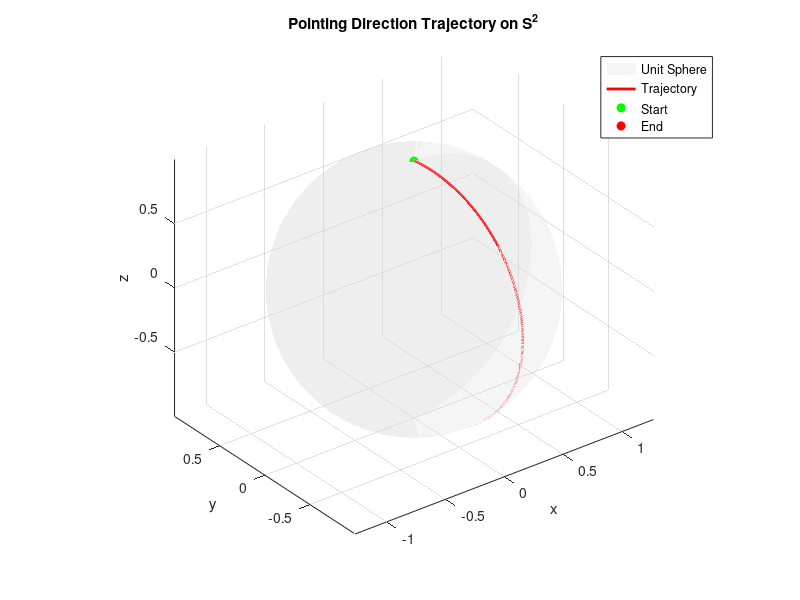
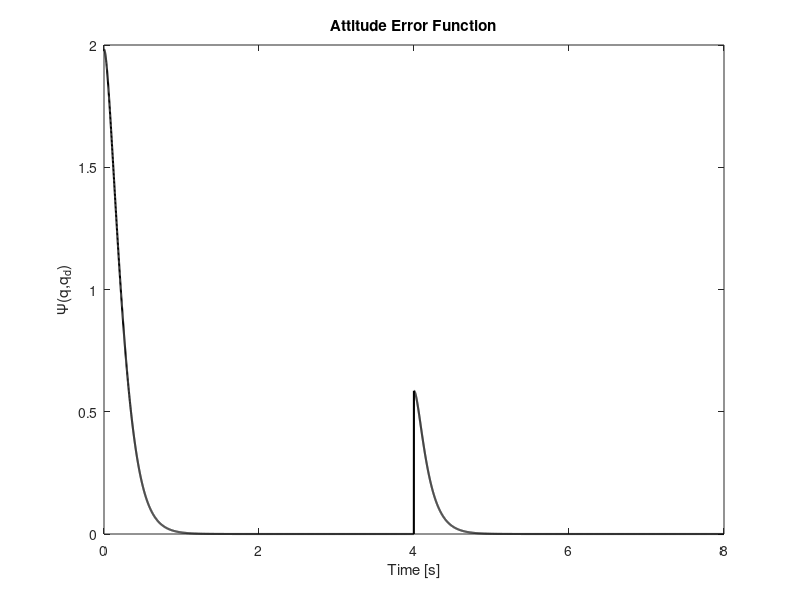
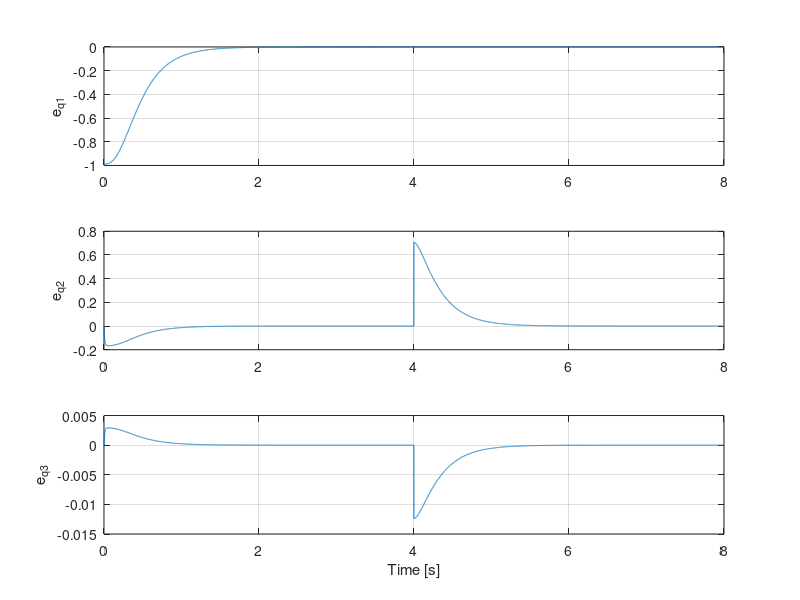

MATLAB code to generate these figures, in order: (Note: this script raises an error after producing the figures.)
clc; clear; close all;

% Simulation parameters
Tend = 8;
dt   = 0.001;
Nsim = round(Tend/dt) + 1;
t    = linspace(0, Tend, Nsim);

% System parameters (V. Numerical Simulations)
c = 0.3;                             % Nm (s/rad)
J = diag([0.0294 0.0305 0.0495]);    % kg m^2
tau = zeros(3,1);

% Controller gains (29a, 29b)
K_r = diag([4.234 4.392 7.128]);
K_w = diag([7.056 7.320 11.88]) * 1e-1;

% Hat (skew) operator
S = @(x) [   0   -x(3)  x(2);
           x(3)    0   -x(1);
          -x(2)  x(1)    0 ];

% Initial conditions
q = [0; 0; 1];                  % initial pointing direction
q = q / norm(q);                % enforce S^2

omega = [0; 0.3; 0];            % initial angular velocity

Q = eye(3);

% Desired equilibrium
q_d = [0; -0.0175; -0.9998];
q_d = q_d / norm(q_d);

omega_d = zeros(3,1);

% Storage
q_hist     = zeros(3, Nsim);
omega_hist = zeros(3, Nsim);
u_hist     = zeros(3, Nsim);
eq_hist    = zeros(3, Nsim);
Psi_hist   = zeros(1, Nsim);

% Main simulation loop
for k = 1:Nsim

    if k == Tend/2/dt % new desired goal for t >= 5 sec
        % New desired equilibrium points
        q_d = [1; 0; 0];
        q_d = q_d / norm(q_d);
        omega_d = zeros(3,1); 
    end

    % --- Attitude error function (Eq. 8)
    Psi = 2 - sqrt(2) * sqrt(1 + q' * q_d);


    % --- Configuration error vector (Eq. 12)
    e_q = (1 / (sqrt(2) * sqrt(1 + q' * q_d))) * Q' * S(q_d) * q;

    % --- Angular velocity error
    e_w = omega - omega_d;
    
    % --- Psi dot was wrongly defined missing the transpose (Eq. 14)
    Psi_dot = ((1 / (sqrt(2) * sqrt(1 + q' * q_d))) * Q' * S(q_d) * q)'*e_w;

    % --- Control law (Eq. 28, reduced to S^2)
    
    u = Q'* (-K_r * Q * e_q ...
        -K_w * e_w )...
        + S(omega) * J * omega ...
        + c * omega ...
        - tau;

    % --- Rigid body dynamics (Eq. 5)
    omega_dot = J \ (u - c*omega - S(omega)*J*omega + tau);
    omega = omega + dt * omega_dot;

    % --- Reduced attitude kinematics (Eq. 4)
    q_dot = S(omega) * q;
    q = q + dt * q_dot;

    % --- Enforce S^2 constraint
    q = q / norm(q);

    % --- Store
    q_hist(:,k)     = q;
    omega_hist(:,k) = omega;
    u_hist(:,k)     = u;
    eq_hist(:,k)    = e_q;
    Psi_hist(k)     = Psi;
end

% === Plots ===

% --- Attitude trajectory on S^2
figure; hold on; grid on; axis equal;
[xs,ys,zs] = sphere(50);
surf(xs,ys,zs, ...
    'FaceAlpha',0.25,'EdgeColor','none','FaceColor',[0.85 0.85 0.85]);

plot3(q_hist(1,:), q_hist(2,:), q_hist(3,:), 'r','LineWidth',2);
plot3(q_hist(1,1), q_hist(2,1), q_hist(3,1), 'go','MarkerFaceColor','g');
plot3(q_hist(1,end), q_hist(2,end), q_hist(3,end), 'ro','MarkerFaceColor','r');

xlabel('x'); ylabel('y'); zlabel('z');
title('Pointing Direction Trajectory on S^2');
legend('Unit Sphere','Trajectory','Start','End');
view(3);

% --- Error function
figure; grid on;
plot(t, Psi_hist, 'k','LineWidth',1.5);
xlabel('Time [s]');
ylabel('\Psi(q,q_d)');
title('Attitude Error Function');

% --- Configuration error components
figure;
subplot(3,1,1); plot(t, eq_hist(1,:)); grid on; ylabel('e_{q1}');
subplot(3,1,2); plot(t, eq_hist(2,:)); grid on; ylabel('e_{q2}');
subplot(3,1,3); plot(t, eq_hist(3,:)); grid on; ylabel('e_{q3}');
xlabel('Time [s]');
sgtitle('Configuration Error Vector');

% --- Angular velocity
figure;
subplot(3,1,1); plot(t, omega_hist(1,:)); grid on; ylabel('\omega_1');
subplot(3,1,2); plot(t, omega_hist(2,:)); grid on; ylabel('\omega_2');
subplot(3,1,3); plot(t, omega_hist(3,:)); grid on; ylabel('\omega_3');
xlabel('Time [s]');
sgtitle('Angular Velocity');

% === Time-Accurate Animation of Pointing Direction on S^2 ===

animation = figure; hold on; grid on; axis equal;
[xs,ys,zs] = sphere(50);
surf(xs,ys,zs, ...
    'FaceAlpha',0.25,'EdgeColor','none','FaceColor',[0.85 0.85 0.85]);

xlabel('x'); ylabel('y'); zlabel('z');
title('Pointing Direction Animation on S^2');
view(45,30);

% --- Desired equilibrium points
q_d1 = [0; -0.0175; -0.9998]; q_d1 = q_d1/norm(q_d1);
q_d2 = [1; 0; 0];

plot3(q_d1(1), q_d1(2), q_d1(3), 'kp', ...
      'MarkerSize',12,'MarkerFaceColor','k');
text(q_d1(1), q_d1(2), q_d1(3), ' q_{d1}', 'FontSize',12);

plot3(q_d2(1), q_d2(2), q_d2(3), 'kp', ...
      'MarkerSize',12,'MarkerFaceColor','k');
text(q_d2(1), q_d2(2), q_d2(3), ' q_{d2}', 'FontSize',12);

% --- Trajectory & current point
traj = plot3(q_hist(1,1), q_hist(2,1), q_hist(3,1), ...
             'r','LineWidth',2);
current = plot3(q_hist(1,1), q_hist(2,1), q_hist(3,1), ...
                'ro','MarkerFaceColor','r','MarkerSize',6);

% --- Time annotation
timeText = text(-1.7,0,1.2,'t = 0.00 s', ...
    'FontSize',12,'FontWeight','bold');

% === Video settings (TIME-ACCURATE) ===
save_to_mp4 = 1;
frameStep   = 10;                % must match animation loop
sim_dt      = dt * frameStep;    % simulated time per frame
videoFPS    = 1 / sim_dt;        % makes video exactly 10 sec

if save_to_mp4
    mp4File = 'lyapunov_stability_in_s2.mp4';
    v = VideoWriter(mp4File,'MPEG-4');
    v.FrameRate = videoFPS;
    open(v);
end

% === Animation loop ===
for k = 1:frameStep:Nsim

    % Update trajectory
    set(traj, 'XData', q_hist(1,1:k), ...
              'YData', q_hist(2,1:k), ...
              'ZData', q_hist(3,1:k));

    % Update current point
    set(current, 'XData', q_hist(1,k), ...
                 'YData', q_hist(2,k), ...
                 'ZData', q_hist(3,k));

    % Update time text
    set(timeText,'String',sprintf('t = %.2f s',t(k)));

    drawnow limitrate nocallbacks

    if save_to_mp4
        frame = getframe(animation);
        writeVideo(v,frame);
    end
end

if save_to_mp4
    close(v);
end
